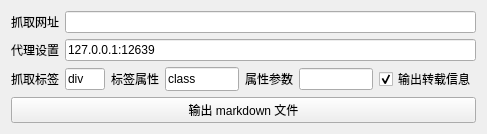
<?xml version="1.0" encoding="UTF-8"?>
<ui version="4.0">
 <class>Form</class>
 <widget class="QWidget" name="Form">
  <property name="geometry">
   <rect>
    <x>0</x>
    <y>0</y>
    <width>487</width>
    <height>131</height>
   </rect>
  </property>
  <property name="windowTitle">
   <string>网页文章 MarkDown 抓取器</string>
  </property>
  <layout class="QVBoxLayout" name="verticalLayout">
   <item>
    <layout class="QHBoxLayout" name="horizontalLayout">
     <item>
      <widget class="QLabel" name="label">
       <property name="text">
        <string>抓取网址</string>
       </property>
      </widget>
     </item>
     <item>
      <widget class="QLineEdit" name="URL_LE"/>
     </item>
    </layout>
   </item>
   <item>
    <layout class="QHBoxLayout" name="horizontalLayout_2">
     <item>
      <widget class="QLabel" name="label_2">
       <property name="text">
        <string>代理设置</string>
       </property>
      </widget>
     </item>
     <item>
      <widget class="QLineEdit" name="Proxy_LE">
       <property name="text">
        <string>127.0.0.1:12639</string>
       </property>
      </widget>
     </item>
    </layout>
   </item>
   <item>
    <layout class="QHBoxLayout" name="horizontalLayout_3">
     <item>
      <widget class="QLabel" name="label_3">
       <property name="text">
        <string>抓取标签</string>
       </property>
      </widget>
     </item>
     <item>
      <widget class="QLineEdit" name="Tag_LE">
       <property name="sizePolicy">
        <sizepolicy hsizetype="Fixed" vsizetype="Fixed">
         <horstretch>0</horstretch>
         <verstretch>0</verstretch>
        </sizepolicy>
       </property>
       <property name="minimumSize">
        <size>
         <width>0</width>
         <height>0</height>
        </size>
       </property>
       <property name="maximumSize">
        <size>
         <width>40</width>
         <height>16777215</height>
        </size>
       </property>
       <property name="text">
        <string>div</string>
       </property>
      </widget>
     </item>
     <item>
      <widget class="QLabel" name="label_4">
       <property name="text">
        <string>标签属性</string>
       </property>
      </widget>
     </item>
     <item>
      <widget class="QLineEdit" name="Attr_LE">
       <property name="sizePolicy">
        <sizepolicy hsizetype="Preferred" vsizetype="Preferred">
         <horstretch>0</horstretch>
         <verstretch>0</verstretch>
        </sizepolicy>
       </property>
       <property name="text">
        <string>class</string>
       </property>
      </widget>
     </item>
     <item>
      <widget class="QLabel" name="label_5">
       <property name="text">
        <string>属性参数</string>
       </property>
      </widget>
     </item>
     <item>
      <widget class="QLineEdit" name="Param_LE"/>
     </item>
     <item>
      <widget class="QCheckBox" name="Republish_CB">
       <property name="text">
        <string>输出转载信息</string>
       </property>
       <property name="checked">
        <bool>true</bool>
       </property>
      </widget>
     </item>
    </layout>
   </item>
   <item>
    <widget class="QPushButton" name="Output_BTN">
     <property name="text">
      <string>输出 markdown 文件</string>
     </property>
    </widget>
   </item>
   <item>
    <spacer name="verticalSpacer">
     <property name="orientation">
      <enum>Qt::Vertical</enum>
     </property>
     <property name="sizeHint" stdset="0">
      <size>
       <width>20</width>
       <height>40</height>
      </size>
     </property>
    </spacer>
   </item>
  </layout>
 </widget>
 <resources/>
 <connections/>
</ui>
